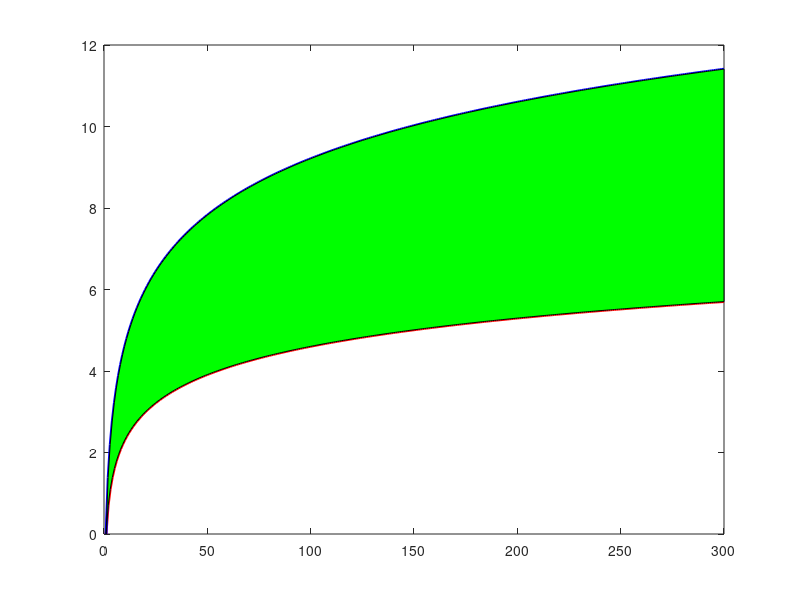

This chart was generated by the following MATLAB code:
x = 1 : 300;
curve1 = log(x);
curve2 = 2*log(x);
plot(x, curve1, 'r', 'LineWidth', 2);
hold on;
plot(x, curve2, 'b', 'LineWidth', 2);
x2 = [x, fliplr(x)];
inBetween = [curve1, fliplr(curve2)];
fill(x2, inBetween, 'g');